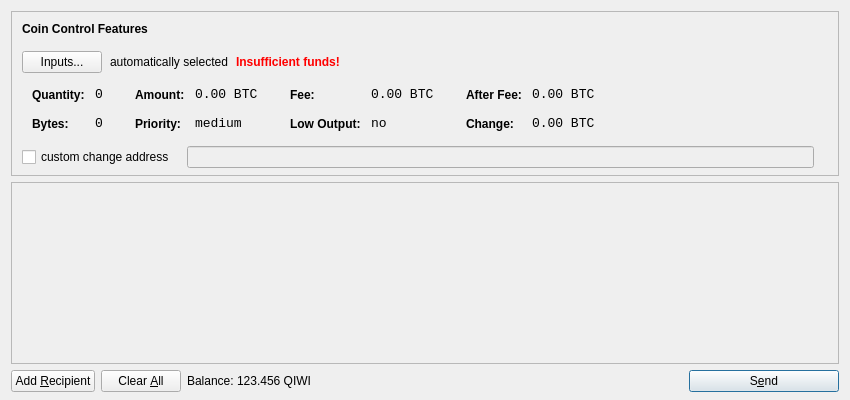
<?xml version="1.0" encoding="UTF-8"?>
<ui version="4.0">
 <class>SendCoinsDialog</class>
 <widget class="QDialog" name="SendCoinsDialog">
  <property name="geometry">
   <rect>
    <x>0</x>
    <y>0</y>
    <width>850</width>
    <height>400</height>
   </rect>
  </property>
  <property name="windowTitle">
   <string>Send Coins</string>
  </property>
  <layout class="QVBoxLayout" name="verticalLayout" stretch="0,1,0">
   <property name="bottomMargin">
    <number>8</number>
   </property>
   <item>
    <widget class="QFrame" name="frameCoinControl">
     <property name="sizePolicy">
      <sizepolicy hsizetype="Expanding" vsizetype="Expanding">
       <horstretch>0</horstretch>
       <verstretch>0</verstretch>
      </sizepolicy>
     </property>
     <property name="maximumSize">
      <size>
       <width>16777215</width>
       <height>16777215</height>
      </size>
     </property>
     <property name="frameShape">
      <enum>QFrame::StyledPanel</enum>
     </property>
     <property name="frameShadow">
      <enum>QFrame::Sunken</enum>
     </property>
     <layout class="QVBoxLayout" name="verticalLayoutCoinControl2">
      <property name="spacing">
       <number>-1</number>
      </property>
      <property name="leftMargin">
       <number>0</number>
      </property>
      <property name="topMargin">
       <number>0</number>
      </property>
      <property name="rightMargin">
       <number>0</number>
      </property>
      <property name="bottomMargin">
       <number>6</number>
      </property>
      <item>
       <layout class="QVBoxLayout" name="verticalLayoutCoinControl" stretch="0,0,0,0,1">
        <property name="spacing">
         <number>0</number>
        </property>
        <property name="leftMargin">
         <number>10</number>
        </property>
        <property name="topMargin">
         <number>10</number>
        </property>
        <item>
         <layout class="QHBoxLayout" name="horizontalLayoutCoinControl1">
          <property name="bottomMargin">
           <number>15</number>
          </property>
          <item>
           <widget class="QLabel" name="labelCoinControlFeatures">
            <property name="sizePolicy">
             <sizepolicy hsizetype="Preferred" vsizetype="Maximum">
              <horstretch>0</horstretch>
              <verstretch>0</verstretch>
             </sizepolicy>
            </property>
            <property name="font">
             <font>
              <weight>75</weight>
              <bold>true</bold>
             </font>
            </property>
            <property name="styleSheet">
             <string notr="true">font-weight:bold;</string>
            </property>
            <property name="text">
             <string>Coin Control Features</string>
            </property>
           </widget>
          </item>
         </layout>
        </item>
        <item>
         <layout class="QHBoxLayout" name="horizontalLayoutCoinControl2" stretch="0,0,0,0">
          <property name="spacing">
           <number>8</number>
          </property>
          <property name="bottomMargin">
           <number>10</number>
          </property>
          <item>
           <widget class="QPushButton" name="pushButtonCoinControl">
            <property name="styleSheet">
             <string notr="true"/>
            </property>
            <property name="text">
             <string>Inputs...</string>
            </property>
           </widget>
          </item>
          <item>
           <widget class="QLabel" name="labelCoinControlAutomaticallySelected">
            <property name="text">
             <string>automatically selected</string>
            </property>
            <property name="margin">
             <number>5</number>
            </property>
           </widget>
          </item>
          <item>
           <widget class="QLabel" name="labelCoinControlInsuffFunds">
            <property name="font">
             <font>
              <weight>75</weight>
              <bold>true</bold>
             </font>
            </property>
            <property name="styleSheet">
             <string notr="true">color:red;font-weight:bold;</string>
            </property>
            <property name="text">
             <string>Insufficient funds!</string>
            </property>
            <property name="margin">
             <number>5</number>
            </property>
           </widget>
          </item>
          <item>
           <spacer name="horizontalSpacerCoinControl">
            <property name="orientation">
             <enum>Qt::Horizontal</enum>
            </property>
            <property name="sizeHint" stdset="0">
             <size>
              <width>40</width>
              <height>1</height>
             </size>
            </property>
           </spacer>
          </item>
         </layout>
        </item>
        <item>
         <widget class="QWidget" name="widgetCoinControl" native="true">
          <property name="sizePolicy">
           <sizepolicy hsizetype="Preferred" vsizetype="Preferred">
            <horstretch>0</horstretch>
            <verstretch>0</verstretch>
           </sizepolicy>
          </property>
          <property name="minimumSize">
           <size>
            <width>0</width>
            <height>0</height>
           </size>
          </property>
          <property name="styleSheet">
           <string notr="true"/>
          </property>
          <layout class="QHBoxLayout" name="horizontalLayoutCoinControl5">
           <property name="margin">
            <number>0</number>
           </property>
           <item>
            <layout class="QHBoxLayout" name="horizontalLayoutCoinControl3" stretch="0,0,0,1">
             <property name="spacing">
              <number>20</number>
             </property>
             <property name="topMargin">
              <number>0</number>
             </property>
             <property name="bottomMargin">
              <number>10</number>
             </property>
             <item>
              <layout class="QFormLayout" name="formLayoutCoinControl1">
               <property name="horizontalSpacing">
                <number>10</number>
               </property>
               <property name="verticalSpacing">
                <number>14</number>
               </property>
               <property name="leftMargin">
                <number>10</number>
               </property>
               <property name="topMargin">
                <number>4</number>
               </property>
               <property name="rightMargin">
                <number>6</number>
               </property>
               <item row="0" column="0">
                <widget class="QLabel" name="labelCoinControlQuantityText">
                 <property name="styleSheet">
                  <string notr="true">font-weight:bold;</string>
                 </property>
                 <property name="text">
                  <string>Quantity:</string>
                 </property>
                 <property name="margin">
                  <number>0</number>
                 </property>
                </widget>
               </item>
               <item row="0" column="1">
                <widget class="QLabel" name="labelCoinControlQuantity">
                 <property name="font">
                  <font>
                   <family>Monospace</family>
                   <pointsize>10</pointsize>
                  </font>
                 </property>
                 <property name="cursor">
                  <cursorShape>IBeamCursor</cursorShape>
                 </property>
                 <property name="contextMenuPolicy">
                  <enum>Qt::ActionsContextMenu</enum>
                 </property>
                 <property name="text">
                  <string notr="true">0</string>
                 </property>
                 <property name="margin">
                  <number>0</number>
                 </property>
                 <property name="textInteractionFlags">
                  <set>Qt::LinksAccessibleByMouse|Qt::TextSelectableByKeyboard|Qt::TextSelectableByMouse</set>
                 </property>
                </widget>
               </item>
               <item row="1" column="0">
                <widget class="QLabel" name="labelCoinControlBytesText">
                 <property name="styleSheet">
                  <string notr="true">font-weight:bold;</string>
                 </property>
                 <property name="text">
                  <string>Bytes:</string>
                 </property>
                </widget>
               </item>
               <item row="1" column="1">
                <widget class="QLabel" name="labelCoinControlBytes">
                 <property name="font">
                  <font>
                   <family>Monospace</family>
                   <pointsize>10</pointsize>
                  </font>
                 </property>
                 <property name="cursor">
                  <cursorShape>IBeamCursor</cursorShape>
                 </property>
                 <property name="contextMenuPolicy">
                  <enum>Qt::ActionsContextMenu</enum>
                 </property>
                 <property name="text">
                  <string notr="true">0</string>
                 </property>
                 <property name="textInteractionFlags">
                  <set>Qt::LinksAccessibleByMouse|Qt::TextSelectableByKeyboard|Qt::TextSelectableByMouse</set>
                 </property>
                </widget>
               </item>
              </layout>
             </item>
             <item>
              <layout class="QFormLayout" name="formLayoutCoinControl2">
               <property name="horizontalSpacing">
                <number>10</number>
               </property>
               <property name="verticalSpacing">
                <number>14</number>
               </property>
               <property name="leftMargin">
                <number>6</number>
               </property>
               <property name="topMargin">
                <number>4</number>
               </property>
               <property name="rightMargin">
                <number>6</number>
               </property>
               <item row="0" column="0">
                <widget class="QLabel" name="labelCoinControlAmountText">
                 <property name="styleSheet">
                  <string notr="true">font-weight:bold;</string>
                 </property>
                 <property name="text">
                  <string>Amount:</string>
                 </property>
                 <property name="margin">
                  <number>0</number>
                 </property>
                </widget>
               </item>
               <item row="0" column="1">
                <widget class="QLabel" name="labelCoinControlAmount">
                 <property name="font">
                  <font>
                   <family>Monospace</family>
                   <pointsize>10</pointsize>
                  </font>
                 </property>
                 <property name="cursor">
                  <cursorShape>IBeamCursor</cursorShape>
                 </property>
                 <property name="contextMenuPolicy">
                  <enum>Qt::ActionsContextMenu</enum>
                 </property>
                 <property name="text">
                  <string notr="true">0.00 BTC</string>
                 </property>
                 <property name="textInteractionFlags">
                  <set>Qt::LinksAccessibleByMouse|Qt::TextSelectableByKeyboard|Qt::TextSelectableByMouse</set>
                 </property>
                </widget>
               </item>
               <item row="1" column="0">
                <widget class="QLabel" name="labelCoinControlPriorityText">
                 <property name="styleSheet">
                  <string notr="true">font-weight:bold;</string>
                 </property>
                 <property name="text">
                  <string>Priority:</string>
                 </property>
                </widget>
               </item>
               <item row="1" column="1">
                <widget class="QLabel" name="labelCoinControlPriority">
                 <property name="font">
                  <font>
                   <family>Monospace</family>
                   <pointsize>10</pointsize>
                  </font>
                 </property>
                 <property name="cursor">
                  <cursorShape>IBeamCursor</cursorShape>
                 </property>
                 <property name="contextMenuPolicy">
                  <enum>Qt::ActionsContextMenu</enum>
                 </property>
                 <property name="text">
                  <string>medium</string>
                 </property>
                 <property name="textInteractionFlags">
                  <set>Qt::LinksAccessibleByMouse|Qt::TextSelectableByKeyboard|Qt::TextSelectableByMouse</set>
                 </property>
                </widget>
               </item>
              </layout>
             </item>
             <item>
              <layout class="QFormLayout" name="formLayoutCoinControl3">
               <property name="horizontalSpacing">
                <number>10</number>
               </property>
               <property name="verticalSpacing">
                <number>14</number>
               </property>
               <property name="leftMargin">
                <number>6</number>
               </property>
               <property name="topMargin">
                <number>4</number>
               </property>
               <property name="rightMargin">
                <number>6</number>
               </property>
               <item row="0" column="0">
                <widget class="QLabel" name="labelCoinControlFeeText">
                 <property name="styleSheet">
                  <string notr="true">font-weight:bold;</string>
                 </property>
                 <property name="text">
                  <string>Fee:</string>
                 </property>
                 <property name="margin">
                  <number>0</number>
                 </property>
                </widget>
               </item>
               <item row="0" column="1">
                <widget class="QLabel" name="labelCoinControlFee">
                 <property name="font">
                  <font>
                   <family>Monospace</family>
                   <pointsize>10</pointsize>
                  </font>
                 </property>
                 <property name="cursor">
                  <cursorShape>IBeamCursor</cursorShape>
                 </property>
                 <property name="contextMenuPolicy">
                  <enum>Qt::ActionsContextMenu</enum>
                 </property>
                 <property name="text">
                  <string notr="true">0.00 BTC</string>
                 </property>
                 <property name="textInteractionFlags">
                  <set>Qt::LinksAccessibleByMouse|Qt::TextSelectableByKeyboard|Qt::TextSelectableByMouse</set>
                 </property>
                </widget>
               </item>
               <item row="1" column="0">
                <widget class="QLabel" name="labelCoinControlLowOutputText">
                 <property name="styleSheet">
                  <string notr="true">font-weight:bold;</string>
                 </property>
                 <property name="text">
                  <string>Low Output:</string>
                 </property>
                </widget>
               </item>
               <item row="1" column="1">
                <widget class="QLabel" name="labelCoinControlLowOutput">
                 <property name="font">
                  <font>
                   <family>Monospace</family>
                   <pointsize>10</pointsize>
                  </font>
                 </property>
                 <property name="cursor">
                  <cursorShape>IBeamCursor</cursorShape>
                 </property>
                 <property name="contextMenuPolicy">
                  <enum>Qt::ActionsContextMenu</enum>
                 </property>
                 <property name="text">
                  <string>no</string>
                 </property>
                 <property name="textInteractionFlags">
                  <set>Qt::LinksAccessibleByMouse|Qt::TextSelectableByKeyboard|Qt::TextSelectableByMouse</set>
                 </property>
                </widget>
               </item>
              </layout>
             </item>
             <item>
              <layout class="QFormLayout" name="formLayoutCoinControl4">
               <property name="horizontalSpacing">
                <number>10</number>
               </property>
               <property name="verticalSpacing">
                <number>14</number>
               </property>
               <property name="leftMargin">
                <number>6</number>
               </property>
               <property name="topMargin">
                <number>4</number>
               </property>
               <property name="rightMargin">
                <number>6</number>
               </property>
               <item row="0" column="0">
                <widget class="QLabel" name="labelCoinControlAfterFeeText">
                 <property name="styleSheet">
                  <string notr="true">font-weight:bold;</string>
                 </property>
                 <property name="text">
                  <string>After Fee:</string>
                 </property>
                 <property name="margin">
                  <number>0</number>
                 </property>
                </widget>
               </item>
               <item row="0" column="1">
                <widget class="QLabel" name="labelCoinControlAfterFee">
                 <property name="font">
                  <font>
                   <family>Monospace</family>
                   <pointsize>10</pointsize>
                  </font>
                 </property>
                 <property name="cursor">
                  <cursorShape>IBeamCursor</cursorShape>
                 </property>
                 <property name="contextMenuPolicy">
                  <enum>Qt::ActionsContextMenu</enum>
                 </property>
                 <property name="text">
                  <string notr="true">0.00 BTC</string>
                 </property>
                 <property name="textInteractionFlags">
                  <set>Qt::LinksAccessibleByMouse|Qt::TextSelectableByKeyboard|Qt::TextSelectableByMouse</set>
                 </property>
                </widget>
               </item>
               <item row="1" column="0">
                <widget class="QLabel" name="labelCoinControlChangeText">
                 <property name="styleSheet">
                  <string notr="true">font-weight:bold;</string>
                 </property>
                 <property name="text">
                  <string>Change:</string>
                 </property>
                </widget>
               </item>
               <item row="1" column="1">
                <widget class="QLabel" name="labelCoinControlChange">
                 <property name="font">
                  <font>
                   <family>Monospace</family>
                   <pointsize>10</pointsize>
                  </font>
                 </property>
                 <property name="cursor">
                  <cursorShape>IBeamCursor</cursorShape>
                 </property>
                 <property name="contextMenuPolicy">
                  <enum>Qt::ActionsContextMenu</enum>
                 </property>
                 <property name="text">
                  <string notr="true">0.00 BTC</string>
                 </property>
                 <property name="textInteractionFlags">
                  <set>Qt::LinksAccessibleByMouse|Qt::TextSelectableByKeyboard|Qt::TextSelectableByMouse</set>
                 </property>
                </widget>
               </item>
              </layout>
             </item>
            </layout>
           </item>
          </layout>
         </widget>
        </item>
        <item>
         <layout class="QHBoxLayout" name="horizontalLayoutCoinControl4" stretch="0,0,0">
          <property name="spacing">
           <number>12</number>
          </property>
          <property name="sizeConstraint">
           <enum>QLayout::SetDefaultConstraint</enum>
          </property>
          <property name="topMargin">
           <number>5</number>
          </property>
          <property name="rightMargin">
           <number>5</number>
          </property>
          <item>
           <widget class="QCheckBox" name="checkBoxCoinControlChange">
            <property name="text">
             <string>custom change address</string>
            </property>
           </widget>
          </item>
          <item>
           <widget class="QLineEdit" name="lineEditCoinControlChange">
            <property name="enabled">
             <bool>false</bool>
            </property>
            <property name="sizePolicy">
             <sizepolicy hsizetype="Expanding" vsizetype="Fixed">
              <horstretch>0</horstretch>
              <verstretch>0</verstretch>
             </sizepolicy>
            </property>
           </widget>
          </item>
          <item>
           <widget class="QLabel" name="labelCoinControlChangeLabel">
            <property name="sizePolicy">
             <sizepolicy hsizetype="Preferred" vsizetype="Expanding">
              <horstretch>0</horstretch>
              <verstretch>0</verstretch>
             </sizepolicy>
            </property>
            <property name="minimumSize">
             <size>
              <width>0</width>
              <height>0</height>
             </size>
            </property>
            <property name="text">
             <string/>
            </property>
            <property name="margin">
             <number>3</number>
            </property>
           </widget>
          </item>
         </layout>
        </item>
        <item>
         <spacer name="verticalSpacerCoinControl">
          <property name="orientation">
           <enum>Qt::Vertical</enum>
          </property>
          <property name="sizeHint" stdset="0">
           <size>
            <width>800</width>
            <height>1</height>
           </size>
          </property>
         </spacer>
        </item>
       </layout>
      </item>
     </layout>
    </widget>
   </item>
   <item>
    <widget class="QScrollArea" name="scrollArea">
     <property name="widgetResizable">
      <bool>true</bool>
     </property>
     <widget class="QWidget" name="scrollAreaWidgetContents">
      <property name="geometry">
       <rect>
        <x>0</x>
        <y>0</y>
        <width>830</width>
        <height>165</height>
       </rect>
      </property>
      <layout class="QVBoxLayout" name="verticalLayout_2">
       <property name="margin">
        <number>0</number>
       </property>
       <item>
        <layout class="QVBoxLayout" name="entries">
         <property name="spacing">
          <number>6</number>
         </property>
        </layout>
       </item>
       <item>
        <spacer name="verticalSpacer">
         <property name="orientation">
          <enum>Qt::Vertical</enum>
         </property>
         <property name="sizeHint" stdset="0">
          <size>
           <width>20</width>
           <height>40</height>
          </size>
         </property>
        </spacer>
       </item>
      </layout>
     </widget>
    </widget>
   </item>
   <item>
    <layout class="QHBoxLayout" name="horizontalLayout">
     <item>
      <widget class="QPushButton" name="addButton">
       <property name="toolTip">
        <string>Send to multiple recipients at once</string>
       </property>
       <property name="text">
        <string>Add &amp;Recipient</string>
       </property>
       <property name="icon">
        <iconset resource="../bitcoin.qrc">
         <normaloff>:/icons/add</normaloff>:/icons/add</iconset>
       </property>
       <property name="autoDefault">
        <bool>false</bool>
       </property>
      </widget>
     </item>
     <item>
      <widget class="QPushButton" name="clearButton">
       <property name="sizePolicy">
        <sizepolicy hsizetype="Minimum" vsizetype="Fixed">
         <horstretch>0</horstretch>
         <verstretch>0</verstretch>
        </sizepolicy>
       </property>
       <property name="toolTip">
        <string>Remove all transaction fields</string>
       </property>
       <property name="text">
        <string>Clear &amp;All</string>
       </property>
       <property name="icon">
        <iconset resource="../bitcoin.qrc">
         <normaloff>:/icons/remove</normaloff>:/icons/remove</iconset>
       </property>
       <property name="autoRepeatDelay">
        <number>300</number>
       </property>
       <property name="autoDefault">
        <bool>false</bool>
       </property>
      </widget>
     </item>
     <item>
      <layout class="QHBoxLayout" name="horizontalLayout_2">
       <property name="spacing">
        <number>3</number>
       </property>
       <item>
        <widget class="QLabel" name="label">
         <property name="text">
          <string>Balance:</string>
         </property>
        </widget>
       </item>
       <item>
        <widget class="QLabel" name="labelBalance">
         <property name="cursor">
          <cursorShape>IBeamCursor</cursorShape>
         </property>
         <property name="text">
          <string>123.456 QIWI</string>
         </property>
         <property name="textInteractionFlags">
          <set>Qt::LinksAccessibleByMouse|Qt::TextSelectableByKeyboard|Qt::TextSelectableByMouse</set>
         </property>
        </widget>
       </item>
      </layout>
     </item>
     <item>
      <spacer name="horizontalSpacer">
       <property name="orientation">
        <enum>Qt::Horizontal</enum>
       </property>
       <property name="sizeHint" stdset="0">
        <size>
         <width>40</width>
         <height>20</height>
        </size>
       </property>
      </spacer>
     </item>
     <item>
      <widget class="QPushButton" name="sendButton">
       <property name="minimumSize">
        <size>
         <width>150</width>
         <height>0</height>
        </size>
       </property>
       <property name="toolTip">
        <string>Confirm the send action</string>
       </property>
       <property name="text">
        <string>S&amp;end</string>
       </property>
       <property name="icon">
        <iconset resource="../bitcoin.qrc">
         <normaloff>:/icons/send</normaloff>:/icons/send</iconset>
       </property>
       <property name="default">
        <bool>true</bool>
       </property>
      </widget>
     </item>
    </layout>
   </item>
  </layout>
 </widget>
 <resources>
  <include location="../bitcoin.qrc"/>
 </resources>
 <connections/>
</ui>
